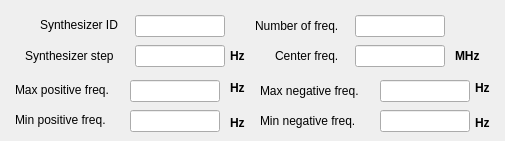
      <widget class="QWidget" name="roach2">
       <attribute name="title">
        <string>ROACH 2</string>
       </attribute>
       <widget class="QLineEdit" name="lineEdit_42">
        <property name="geometry">
         <rect>
          <x>380</x>
          <y>110</y>
          <width>90</width>
          <height>22</height>
         </rect>
        </property>
        <property name="font">
         <font>
          <pointsize>9</pointsize>
         </font>
        </property>
       </widget>
       <widget class="QLabel" name="label_61">
        <property name="geometry">
         <rect>
          <x>260</x>
          <y>110</y>
          <width>111</width>
          <height>21</height>
         </rect>
        </property>
        <property name="font">
         <font>
          <pointsize>9</pointsize>
         </font>
        </property>
        <property name="text">
         <string>Min negative freq.</string>
        </property>
       </widget>
       <widget class="QLineEdit" name="lineEdit_43">
        <property name="geometry">
         <rect>
          <x>135</x>
          <y>45</y>
          <width>90</width>
          <height>22</height>
         </rect>
        </property>
        <property name="font">
         <font>
          <pointsize>9</pointsize>
         </font>
        </property>
       </widget>
       <widget class="QLineEdit" name="lineEdit_44">
        <property name="geometry">
         <rect>
          <x>135</x>
          <y>15</y>
          <width>90</width>
          <height>22</height>
         </rect>
        </property>
        <property name="font">
         <font>
          <pointsize>9</pointsize>
         </font>
        </property>
       </widget>
       <widget class="QLabel" name="label_62">
        <property name="geometry">
         <rect>
          <x>230</x>
          <y>115</y>
          <width>21</width>
          <height>16</height>
         </rect>
        </property>
        <property name="font">
         <font>
          <pointsize>9</pointsize>
          <weight>75</weight>
          <bold>true</bold>
         </font>
        </property>
        <property name="text">
         <string>Hz</string>
        </property>
       </widget>
       <widget class="QLabel" name="label_63">
        <property name="geometry">
         <rect>
          <x>275</x>
          <y>45</y>
          <width>71</width>
          <height>21</height>
         </rect>
        </property>
        <property name="font">
         <font>
          <pointsize>9</pointsize>
         </font>
        </property>
        <property name="text">
         <string>Center freq.</string>
        </property>
       </widget>
       <widget class="QLabel" name="label_64">
        <property name="geometry">
         <rect>
          <x>25</x>
          <y>45</y>
          <width>111</width>
          <height>21</height>
         </rect>
        </property>
        <property name="font">
         <font>
          <pointsize>9</pointsize>
         </font>
        </property>
        <property name="text">
         <string>Synthesizer step</string>
        </property>
       </widget>
       <widget class="QLineEdit" name="lineEdit_45">
        <property name="geometry">
         <rect>
          <x>355</x>
          <y>15</y>
          <width>90</width>
          <height>22</height>
         </rect>
        </property>
        <property name="font">
         <font>
          <pointsize>9</pointsize>
         </font>
        </property>
       </widget>
       <widget class="QLabel" name="label_65">
        <property name="geometry">
         <rect>
          <x>475</x>
          <y>80</y>
          <width>21</width>
          <height>16</height>
         </rect>
        </property>
        <property name="font">
         <font>
          <pointsize>9</pointsize>
          <weight>75</weight>
          <bold>true</bold>
         </font>
        </property>
        <property name="text">
         <string>Hz</string>
        </property>
       </widget>
       <widget class="QLabel" name="label_66">
        <property name="geometry">
         <rect>
          <x>40</x>
          <y>15</y>
          <width>111</width>
          <height>20</height>
         </rect>
        </property>
        <property name="font">
         <font>
          <pointsize>9</pointsize>
         </font>
        </property>
        <property name="text">
         <string>Synthesizer ID</string>
        </property>
       </widget>
       <widget class="QLineEdit" name="lineEdit_46">
        <property name="geometry">
         <rect>
          <x>355</x>
          <y>45</y>
          <width>90</width>
          <height>22</height>
         </rect>
        </property>
        <property name="font">
         <font>
          <pointsize>9</pointsize>
         </font>
        </property>
       </widget>
       <widget class="QLabel" name="label_67">
        <property name="geometry">
         <rect>
          <x>455</x>
          <y>45</y>
          <width>31</width>
          <height>21</height>
         </rect>
        </property>
        <property name="font">
         <font>
          <pointsize>9</pointsize>
          <weight>75</weight>
          <bold>true</bold>
         </font>
        </property>
        <property name="text">
         <string>MHz</string>
        </property>
       </widget>
       <widget class="QLabel" name="label_68">
        <property name="geometry">
         <rect>
          <x>260</x>
          <y>80</y>
          <width>111</width>
          <height>21</height>
         </rect>
        </property>
        <property name="font">
         <font>
          <pointsize>9</pointsize>
         </font>
        </property>
        <property name="text">
         <string>Max negative freq.</string>
        </property>
       </widget>
       <widget class="QLabel" name="label_69">
        <property name="geometry">
         <rect>
          <x>15</x>
          <y>110</y>
          <width>111</width>
          <height>20</height>
         </rect>
        </property>
        <property name="font">
         <font>
          <pointsize>9</pointsize>
         </font>
        </property>
        <property name="text">
         <string>Min positive freq.</string>
        </property>
       </widget>
       <widget class="QLabel" name="label_70">
        <property name="geometry">
         <rect>
          <x>230</x>
          <y>80</y>
          <width>21</width>
          <height>16</height>
         </rect>
        </property>
        <property name="font">
         <font>
          <pointsize>9</pointsize>
          <weight>75</weight>
          <bold>true</bold>
         </font>
        </property>
        <property name="text">
         <string>Hz</string>
        </property>
       </widget>
       <widget class="QLabel" name="label_71">
        <property name="geometry">
         <rect>
          <x>230</x>
          <y>45</y>
          <width>21</width>
          <height>21</height>
         </rect>
        </property>
        <property name="font">
         <font>
          <pointsize>9</pointsize>
          <weight>75</weight>
          <bold>true</bold>
         </font>
        </property>
        <property name="text">
         <string>Hz</string>
        </property>
       </widget>
       <widget class="QLabel" name="label_72">
        <property name="geometry">
         <rect>
          <x>255</x>
          <y>15</y>
          <width>101</width>
          <height>21</height>
         </rect>
        </property>
        <property name="font">
         <font>
          <pointsize>9</pointsize>
         </font>
        </property>
        <property name="text">
         <string>Number of freq.</string>
        </property>
       </widget>
       <widget class="QLabel" name="label_73">
        <property name="geometry">
         <rect>
          <x>15</x>
          <y>80</y>
          <width>111</width>
          <height>20</height>
         </rect>
        </property>
        <property name="font">
         <font>
          <pointsize>9</pointsize>
         </font>
        </property>
        <property name="text">
         <string>Max positive freq.</string>
        </property>
       </widget>
       <widget class="QLabel" name="label_74">
        <property name="geometry">
         <rect>
          <x>475</x>
          <y>115</y>
          <width>21</width>
          <height>16</height>
         </rect>
        </property>
        <property name="font">
         <font>
          <pointsize>9</pointsize>
          <weight>75</weight>
          <bold>true</bold>
         </font>
        </property>
        <property name="text">
         <string>Hz</string>
        </property>
       </widget>
       <widget class="QLineEdit" name="lineEdit_47">
        <property name="geometry">
         <rect>
          <x>380</x>
          <y>80</y>
          <width>90</width>
          <height>22</height>
         </rect>
        </property>
        <property name="font">
         <font>
          <pointsize>9</pointsize>
         </font>
        </property>
       </widget>
       <widget class="QLineEdit" name="lineEdit_48">
        <property name="geometry">
         <rect>
          <x>130</x>
          <y>110</y>
          <width>90</width>
          <height>22</height>
         </rect>
        </property>
        <property name="font">
         <font>
          <pointsize>9</pointsize>
         </font>
        </property>
       </widget>
       <widget class="QLineEdit" name="lineEdit_49">
        <property name="geometry">
         <rect>
          <x>130</x>
          <y>80</y>
          <width>90</width>
          <height>22</height>
         </rect>
        </property>
        <property name="font">
         <font>
          <pointsize>9</pointsize>
         </font>
        </property>
       </widget>
      </widget>
